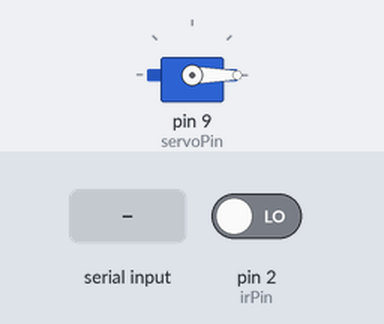
Simulated run of this sketch. Board: Arduino Uno, built with avr-gcc and run on an emulated ATmega328P. Shown: servo. The inputs (shaded band) are chosen by the test bench; at power-on: pin 2 (irPin) LOW.

Above: at 1.2 s.
1.3 s: "O" received over Serial
At 2.5 s:
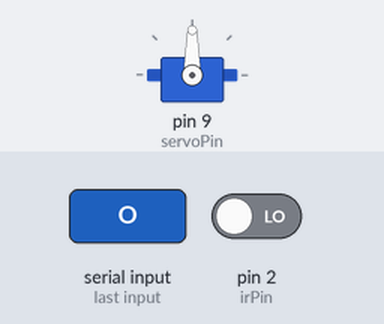
Timing chart, 0 to 7.8 s (numbered marks = the images above; inputs shaded):
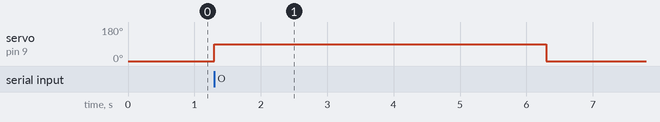

Measured:
- after the input at 1.3 s, servo on pin 9 (servoPin): 0° → 90° at once, → 0° 5.0 s later

The sketch:

door_control.ino
```cpp
#include <Servo.h>

Servo doorServo;
int irPin = 2;        // IR sensor connected to D2
int servoPin = 9;     // Servo to D9
char cmd;

void setup() {
  Serial.begin(9600);
  pinMode(irPin, INPUT);
  doorServo.attach(servoPin);
  doorServo.write(0); // door closed
}

void loop() {
  // Detect presence
  if (digitalRead(irPin) == HIGH) {
    Serial.println("P");  // send presence to Pi
    delay(1000);
  }

  // Listen for Pi command
  if (Serial.available() > 0) {
    cmd = Serial.read();
    if (cmd == 'O') {
      doorServo.write(90); // open door
      delay(5000);         // wait
      doorServo.write(0);  // close door
    }
  }
}
```
